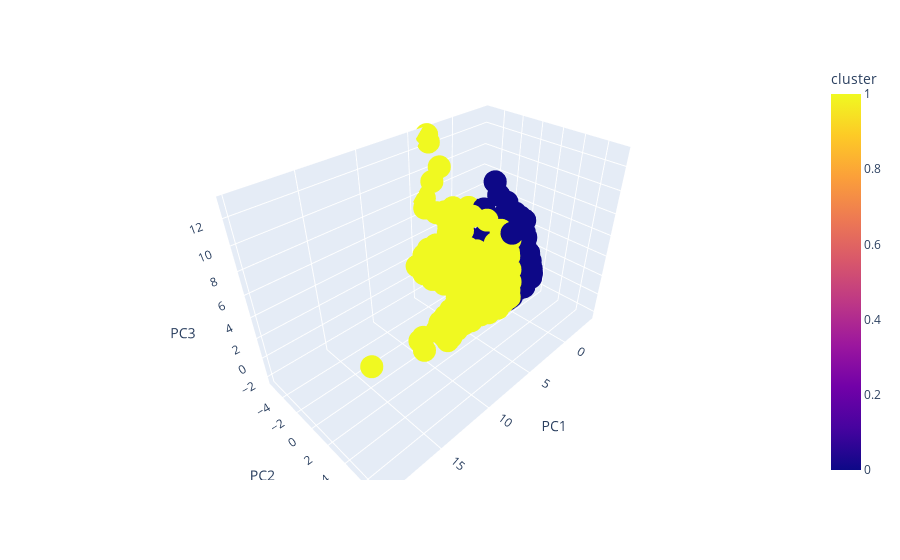

Notebook source saved alongside this figure:
### Code cell
px.scatter_3d(pca_df, x='PC1', y='PC2', z='PC3',color='cluster')

### Figure 1 — Plotly figure (JSON) as saved in the notebook; plotly's stock layout.template omitted (floating-point values rounded to 4 significant figures; data arrays with more than 128 entries replaced by an {"elided": "..."} marker saying what was removed)
{"data": [{"hovertemplate": "PC1=%{x}<br>PC2=%{y}<br>PC3=%{z}<br>cluster=%{marker.color}<extra></extra>", "legendgroup": "", "marker": {"color": {"elided": "5118 int values"}, "coloraxis": "coloraxis", "symbol": "circle"}, "mode": "markers", "name": "", "scene": "scene", "showlegend": false, "type": "scatter3d", "x": {"elided": "5118 float values"}, "y": {"elided": "5118 float values"}, "z": {"elided": "5118 float values"}}], "layout": {"coloraxis": {"colorbar": {"title": {"text": "cluster"}}, "colorscale": [[0, "#0d0887"], [0.1111, "#46039f"], [0.2222, "#7201a8"], [0.3333, "#9c179e"], [0.4444, "#bd3786"], [0.5556, "#d8576b"], [0.6667, "#ed7953"], [0.7778, "#fb9f3a"], [0.8889, "#fdca26"], [1, "#f0f921"]]}, "legend": {"tracegroupgap": 0}, "margin": {"t": 60}, "scene": {"domain": {"x": [0, 1], "y": [0, 1]}, "xaxis": {"title": {"text": "PC1"}}, "yaxis": {"title": {"text": "PC2"}}, "zaxis": {"title": {"text": "PC3"}}}}}
